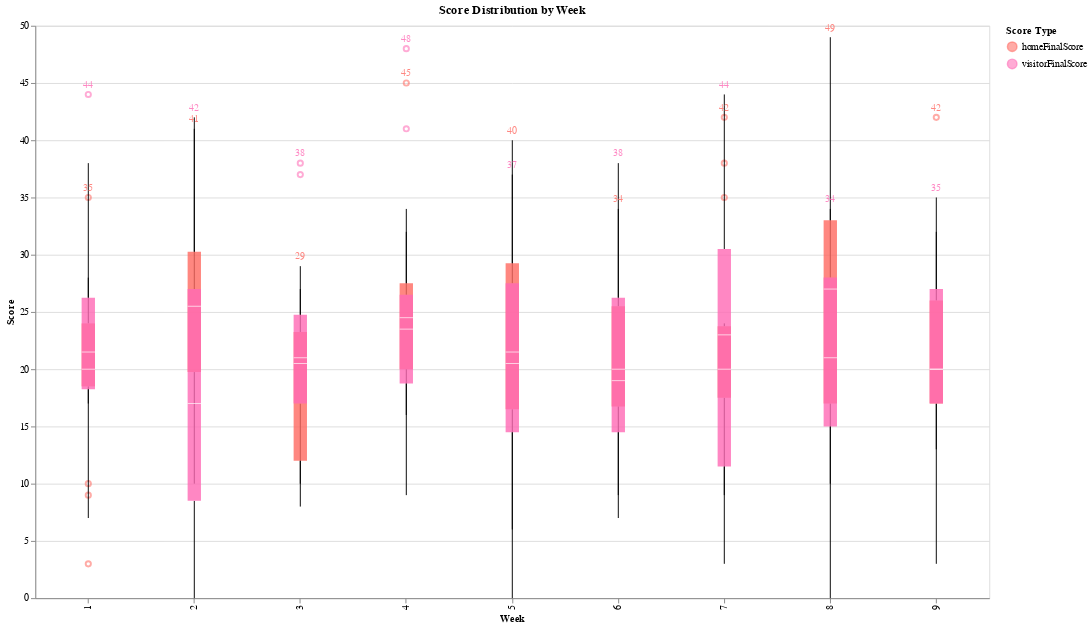

Write notebook code for a chart like this one.
### Markdown cell above
# <p id="scores-distribution-by-week" style="background-color: #FFDDC1; font-family: 'Palatino Linotype', 'Book Antiqua', Palatino, serif; color: #8a0808; font-size: 1.5em; text-align: center; border-radius: 35px 20px 35px 20px; padding: 15px 25px; line-height: 1.5; border: 4px double #8a0808; box-shadow: 5px 5px 20px rgba(0, 0, 0, 0.5), -5px -5px 20px rgba(0, 0, 0, 0.3); margin: 0 auto; width: auto;">Let's Visualize the Scores Distribution by Week</p>

### Code cell
# Convert gameDate to datetime
df['gameDate'] = pd.to_datetime(df['gameDate'])

# Create new features
df['year'] = df['gameDate'].dt.year
df['month'] = df['gameDate'].dt.month
df['day'] = df['gameDate'].dt.day

# Bin the weeks into categories
bins = [0, 4, 8, 12, 17]
labels = ['Early Season', 'Mid Season', 'Late Season', 'Playoffs']
df['SeasonStage'] = pd.cut(df['week'], bins=bins, labels=labels, right=False)

# Box plot of homeFinalScore and visitorFinalScore by week
base = alt.Chart(df).transform_fold(
    ['homeFinalScore', 'visitorFinalScore'],
    as_=['Score Type', 'Score']
)

# Define a custom color scale based on your pinkish shades
color_scale = alt.Scale(
    domain=['homeFinalScore', 'visitorFinalScore'],
    range=['rgba(255, 105, 97, 0.8)', 'rgba(255, 105, 180, 0.8)']  # Example of two shades
)

boxplot = base.mark_boxplot().encode(
    x=alt.X('week:O', title='Week'),
    y=alt.Y('Score:Q', title='Score'),
    color=alt.Color('Score Type:N', scale=color_scale)
).properties(
    title='Score Distribution by Week',
    width=1000,  # Set a larger width
    height=600    # Set a larger height
)

# Calculate maximum scores for each week
max_scores = df.groupby(['week'])[['homeFinalScore', 'visitorFinalScore']].max().reset_index()
max_scores = max_scores.melt(id_vars='week', var_name='Score Type', value_name='Max Score')

# Add maximum score values to the plot
max_text = alt.Chart(max_scores).mark_text(
    align='center',
    baseline='bottom',
    dy=-5  # Position the text slightly above the box plot
).encode(
    x='week:O',
    y='Max Score:Q',
    text='Max Score:Q',
    color=alt.Color('Score Type:N', scale=color_scale)  # Use the same color scale
)

# Combine box plot and maximum score text
final_plot = boxplot + max_text
final_plot.show()

### Figure 1 — Vega-Lite specification as saved in the notebook (floating-point values rounded to 4 significant figures; data arrays with more than 128 entries replaced by an {"elided": "..."} marker saying what was removed)
{"config": {"view": {"continuousWidth": 300, "continuousHeight": 300}}, "layer": [{"data": {"name": "data-cfee8703f16bb2837cc07d7faa7afc81"}, "mark": {"type": "boxplot"}, "encoding": {"color": {"field": "Score Type", "scale": {"domain": ["homeFinalScore", "visitorFinalScore"], "range": ["rgba(255, 105, 97, 0.8)", "rgba(255, 105, 180, 0.8)"]}, "type": "nominal"}, "x": {"field": "week", "title": "Week", "type": "ordinal"}, "y": {"field": "Score", "title": "Score", "type": "quantitative"}}, "title": "Score Distribution by Week", "transform": [{"fold": ["homeFinalScore", "visitorFinalScore"], "as": ["Score Type", "Score"]}]}, {"data": {"name": "data-85f8ececa82bea8e6ea7f0c4917a41f0"}, "mark": {"type": "text", "align": "center", "baseline": "bottom", "dy": -5}, "encoding": {"color": {"field": "Score Type", "scale": {"domain": ["homeFinalScore", "visitorFinalScore"], "range": ["rgba(255, 105, 97, 0.8)", "rgba(255, 105, 180, 0.8)"]}, "type": "nominal"}, "text": {"field": "Max Score", "type": "quantitative"}, "x": {"field": "week", "type": "ordinal"}, "y": {"field": "Max Score", "type": "quantitative"}}}], "height": 600, "width": 1000, "$schema": "https://vega.github.io/schema/vega-lite/v5.20.1.json", "datasets": {"data-cfee8703f16bb2837cc07d7faa7afc81": {"elided": "136 records"}, "data-85f8ececa82bea8e6ea7f0c4917a41f0": [{"week": 1, "Score Type": "homeFinalScore", "Max Score": 35}, {"week": 2, "Score Type": "homeFinalScore", "Max Score": 41}, {"week": 3, "Score Type": "homeFinalScore", "Max Score": 29}, {"week": 4, "Score Type": "homeFinalScore", "Max Score": 45}, {"week": 5, "Score Type": "homeFinalScore", "Max Score": 40}, {"week": 6, "Score Type": "homeFinalScore", "Max Score": 34}, {"week": 7, "Score Type": "homeFinalScore", "Max Score": 42}, {"week": 8, "Score Type": "homeFinalScore", "Max Score": 49}, {"week": 9, "Score Type": "homeFinalScore", "Max Score": 42}, {"week": 1, "Score Type": "visitorFinalScore", "Max Score": 44}, {"week": 2, "Score Type": "visitorFinalScore", "Max Score": 42}, {"week": 3, "Score Type": "visitorFinalScore", "Max Score": 38}, {"week": 4, "Score Type": "visitorFinalScore", "Max Score": 48}, {"week": 5, "Score Type": "visitorFinalScore", "Max Score": 37}, {"week": 6, "Score Type": "visitorFinalScore", "Max Score": 38}, {"week": 7, "Score Type": "visitorFinalScore", "Max Score": 44}, {"week": 8, "Score Type": "visitorFinalScore", "Max Score": 34}, {"week": 9, "Score Type": "visitorFinalScore", "Max Score": 35}]}}
